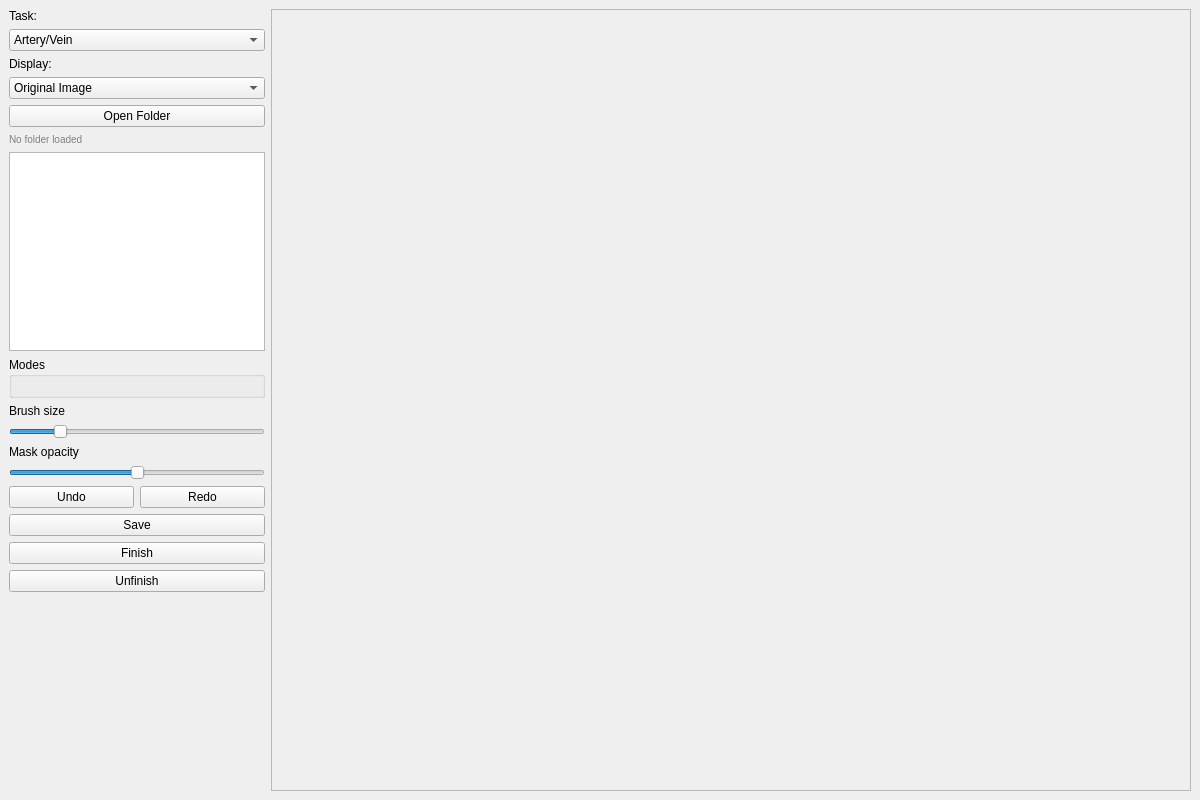
<?xml version="1.0" encoding="UTF-8"?>
<ui version="4.0">
 <class>MaskEditorUI</class>
 <widget class="QMainWindow" name="MaskEditorUI">
  <property name="geometry">
   <rect>
    <x>0</x>
    <y>0</y>
    <width>1200</width>
    <height>800</height>
   </rect>
  </property>
  <property name="windowTitle">
   <string>Vessel Annotation Tool</string>
  </property>
  <widget class="QWidget" name="centralwidget">
   <layout class="QHBoxLayout" name="mainLayout">
    <item>
     <layout class="QVBoxLayout" name="leftPanelLayout">
      <item>
       <widget class="QLabel" name="taskLabel">
        <property name="text">
         <string>Task:</string>
        </property>
       </widget>
      </item>
      <item>
       <widget class="QComboBox" name="taskCombo">
        <item>
         <property name="text">
          <string>Artery/Vein</string>
         </property>
        </item>
        <item>
         <property name="text">
          <string>Optic Disc</string>
         </property>
        </item>
       </widget>
      </item>
      <item>
       <widget class="QLabel" name="displayLabel">
        <property name="text">
         <string>Display:</string>
        </property>
       </widget>
      </item>
      <item>
       <widget class="QComboBox" name="displayCombo">
        <item>
         <property name="text">
          <string>Original Image</string>
         </property>
        </item>
        <item>
         <property name="text">
          <string>Enhanced Image</string>
         </property>
        </item>
       </widget>
      </item>
      <item>
       <widget class="QPushButton" name="btnOpenFolder">
        <property name="toolTip">
         <string>Open a folder containing mask and image subfolders</string>
        </property>
        <property name="text">
         <string>Open Folder</string>
        </property>
       </widget>
      </item>
      <item>
       <widget class="QLabel" name="folderStatusLabel">
        <property name="styleSheet">
         <string notr="true">color: gray; font-size: 10px;</string>
        </property>
        <property name="text">
         <string>No folder loaded</string>
        </property>
        <property name="wordWrap">
         <bool>true</bool>
        </property>
       </widget>
      </item>
      <item>
       <widget class="QListWidget" name="listWidget">
        <property name="minimumSize">
         <size>
          <width>200</width>
          <height>0</height>
         </size>
        </property>
       </widget>
      </item>
      <item>
       <widget class="QGroupBox" name="modeGroup">
        <property name="title">
         <string>Modes</string>
        </property>
        <layout class="QVBoxLayout" name="modeLayout"/>
       </widget>
      </item>
      <item>
       <widget class="QLabel" name="brushSizeLabel">
        <property name="text">
         <string>Brush size</string>
        </property>
       </widget>
      </item>
      <item>
       <widget class="QSlider" name="brushSlider">
        <property name="minimum">
         <number>1</number>
        </property>
        <property name="maximum">
         <number>50</number>
        </property>
        <property name="value">
         <number>10</number>
        </property>
        <property name="orientation">
         <enum>Qt::Orientation::Horizontal</enum>
        </property>
       </widget>
      </item>
      <item>
       <widget class="QLabel" name="opacityLabel">
        <property name="text">
         <string>Mask opacity</string>
        </property>
       </widget>
      </item>
      <item>
       <widget class="QSlider" name="opacitySlider">
        <property name="minimum">
         <number>0</number>
        </property>
        <property name="maximum">
         <number>100</number>
        </property>
        <property name="value">
         <number>50</number>
        </property>
        <property name="orientation">
         <enum>Qt::Orientation::Horizontal</enum>
        </property>
       </widget>
      </item>
      <item>
       <layout class="QHBoxLayout" name="undoRedoLayout">
        <item>
         <widget class="QPushButton" name="undoBtn">
          <property name="text">
           <string>Undo</string>
          </property>
         </widget>
        </item>
        <item>
         <widget class="QPushButton" name="redoBtn">
          <property name="text">
           <string>Redo</string>
          </property>
         </widget>
        </item>
       </layout>
      </item>
      <item>
       <widget class="QPushButton" name="saveBtn">
        <property name="text">
         <string>Save</string>
        </property>
       </widget>
      </item>
      <item>
       <widget class="QPushButton" name="finalBtn">
        <property name="text">
         <string>Finish</string>
        </property>
       </widget>
      </item>
      <item>
       <widget class="QPushButton" name="unfinalBtn">
        <property name="text">
         <string>Unfinish</string>
        </property>
       </widget>
      </item>
      <item>
       <spacer name="verticalSpacer">
        <property name="orientation">
         <enum>Qt::Orientation::Vertical</enum>
        </property>
        <property name="sizeHint" stdset="0">
         <size>
          <width>20</width>
          <height>40</height>
         </size>
        </property>
       </spacer>
      </item>
     </layout>
    </item>
    <item>
     <widget class="QScrollArea" name="scrollArea">
      <property name="sizePolicy">
       <sizepolicy hsizetype="Expanding" vsizetype="Expanding">
        <horstretch>4</horstretch>
        <verstretch>0</verstretch>
       </sizepolicy>
      </property>
      <property name="widgetResizable">
       <bool>false</bool>
      </property>
      <property name="alignment">
       <set>Qt::AlignmentFlag::AlignCenter</set>
      </property>
      <widget class="QWidget" name="scrollAreaWidgetContents">
       <property name="geometry">
        <rect>
         <x>400</x>
         <y>372</y>
         <width>100</width>
         <height>30</height>
        </rect>
       </property>
      </widget>
     </widget>
    </item>
   </layout>
  </widget>
 </widget>
 <resources/>
 <connections/>
</ui>
